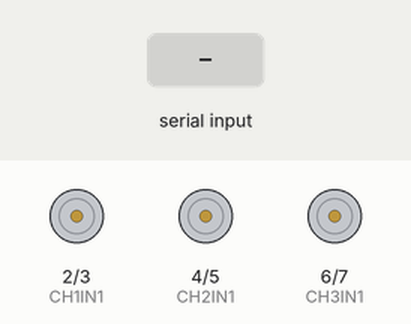
A sketch run on a simulated Arduino Uno, built with avr-gcc and run on an emulated ATmega328P. Parts: motor-driver pin pairs drawn as motors (green arrow = first pin HIGH = forward, orange = second pin HIGH = backward, longer = more drive). Inputs (shaded band) come from the test bench.

Above: at 1.2 s.
1.3 s: "1" received over Serial
At 1.9 s:
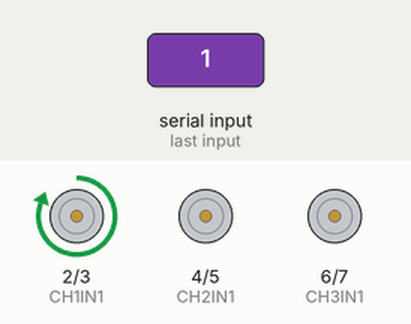
4.3 s: "2" received over Serial
At 6.2 s:
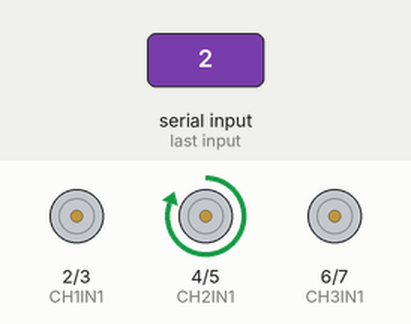
6.8 s: "3" received over Serial
At 10.4 s:
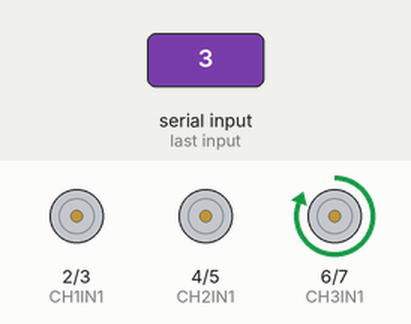
Timing chart, 0 to 14.8 s (numbered marks = the images above; inputs shaded):
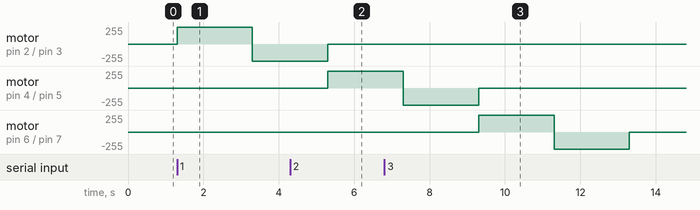

Measured:
- after the input at 1.3 s, motor on pin 2 (CH1IN1) / pin 3 (CH1IN2): stopped → forward 255/255 at once, → backward 255/255 2.0 s later
- after the input at 4.3 s, motor on pin 4 (CH2IN1) / pin 5 (CH2IN2): stopped → forward 255/255 after 1.0 s
- after the input at 6.8 s, motor on pin 6 (CH3IN1) / pin 7 (CH3IN2): stopped → forward 255/255 after 2.5 s, → backward 255/255 2.0 s later, → stopped 2.0 s later

The sketch:

Trig_testV1.ino
```cpp
const int CH1IN1 = 2;
const int CH1IN2 = 3;
const int CH2IN1 = 4;
const int CH2IN2 = 5;
const int CH3IN1 = 6;
const int CH3IN2 = 7;

void setup()
{
  Serial.begin(9600);
  pinMode(CH1IN1, OUTPUT);
  pinMode(CH1IN2, OUTPUT);
  pinMode(CH2IN1, OUTPUT);
  pinMode(CH2IN2, OUTPUT);
  pinMode(CH3IN1, OUTPUT);
  pinMode(CH3IN2, OUTPUT);
}

void loop()
{
  char ch;
  if (Serial.available() > 0)
  {
   ch = Serial.read();
   if (ch == '1')
   {
     digitalWrite(CH1IN1, HIGH);
     delay(2000);
     digitalWrite(CH1IN1, LOW);
     digitalWrite(CH1IN2, HIGH);
     delay(2000);
     digitalWrite(CH1IN2, LOW);
   }
   else if (ch == '2')
   {
     digitalWrite(CH2IN1, HIGH);
     delay(2000);
     digitalWrite(CH2IN1, LOW);
     digitalWrite(CH2IN2, HIGH);
     delay(2000);
     digitalWrite(CH2IN2, LOW);
    }
    else if (ch == '3')
    {
     digitalWrite(CH3IN1, HIGH);
     delay(2000);
     digitalWrite(CH3IN1, LOW);
     digitalWrite(CH3IN2, HIGH);
     delay(2000);
     digitalWrite(CH3IN2, LOW);
    }
    else
    delay(1000);
    Serial.flush();
  }
}
```
